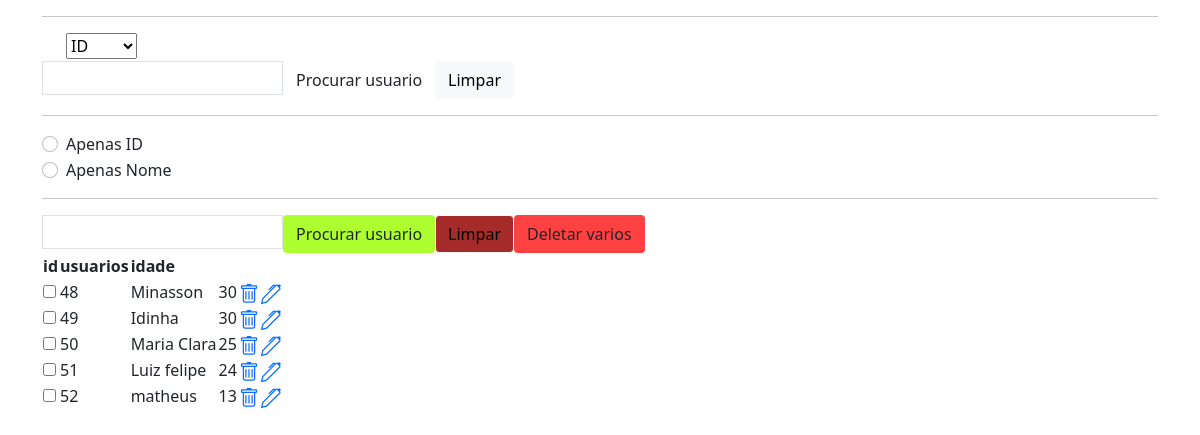
Screenshot of /radio/ with the database file from the repository.
### app/models.py (models this page shows, shortened)
class Usuario(models.Model):
    id_usuario = models.AutoField(primary_key=True)
    nome = models.TextField(max_length=105)
    idade = models.IntegerField()

### app/views.py (the view)
# urls.py: path('radio/',lista_radio,name='lista_radio'),
def lista_radio(request):
    usuario = {
        'usuarios': Usuario.objects.all()
    }
    return render(request,'radio.html',usuario)

### app/templates/radio.html (shortened to what this page needs)
<!doctype html>
<html lang="en">
<head>
  <link href="https://cdn.jsdelivr.net/npm/bootstrap@5.0.2/dist/css/bootstrap.min.css" rel="stylesheet"
>
</head>
<body>
  <div class='container'>
    <table>
      <hr>
        <form action="{% url 'filtra_radio' %}" method="GET">
          <div class="form-check">
          <select name="filter">
            <option value="id" class="form-check-input">ID</option>
          </select>
        </div>
          <input name="valor" class="p-1 border" type="text" value="">
          <button class='btn btn-sucess' type="submit">Procurar usuario</button>
          <a href="{% url 'listagem_usuarios' %}" class="btn btn-light">Limpar</a>
        </form>
      <hr>
      <form action="{% url 'filtra_radio' %}" method="GET">
                <div class="form-check">
                    <input class="form-check-input" type="radio" name="filter" value='id' >
                    <label class="form-check-label" for="flexRadioDefault1">
                      Apenas ID
                    </label>
                  </div>
                  <div class="form-check">
                    <input class="form-check-input" type="radio" name="filter" value='nome' >
                    <label class="form-check-label" for="flexRadioDefault1">
                      Apenas Nome
                    </label>
                  </div>
                <hr>
                    <input name="valor" class="p-1 border" type="text" value="">
                    <button class='btn btn-sucess' type="submit" style="background-color: greenyellow;">Procurar usuario</button>
                    <a href="{% url 'listagem_usuarios' %}" class="btn btn-light" style="background-color: brown;">Limpar</a>
            </form>
      <tr>
        <th>id</th>
        <th>usuarios</th>
        <th>idade</th>
        <th></th>
      </tr>
      {% for usuario in usuarios %}
      <form action="{% url 'deleta_var' %}" method="POST">
        <tr>
          <td><input type="checkbox" name="check[]" value="{{ usuario.id_usuario }}"></td>
          <td>{{usuario.id_usuario}}</td>
          <td>{{usuario.nome}}</td>
          <td>{{usuario.idade}}</td>
          <td>
            <a href="/deleta_usuario/{{usuario.id_usuario}}/">
            </a>
          </td>
          <td>
            <a href="/update/{{usuario.id_usuario}}/">
          </td>
        </tr>
        {% empty %}
        <tr>
          <td colspan="3">Nenhum usuario registrado</td>
        </tr>
        {% endfor %}
        <button class='btn btn-sucess' type="submit" style="background-color:rgba(255, 10, 10, 0.774)">Deletar varios</button>
      </form>
    </table>
  </div>
</body>
</html>

### rows the page displays
Usuario: id_usuario "48", nome "Minasson", idade "30"
Usuario: id_usuario "49", nome "Idinha", idade "30"
Usuario: id_usuario "50", nome "Maria Clara", idade "25"
Usuario: id_usuario "51", nome "Luiz felipe", idade "24"
Usuario: id_usuario "52", nome "matheus", idade "13"
